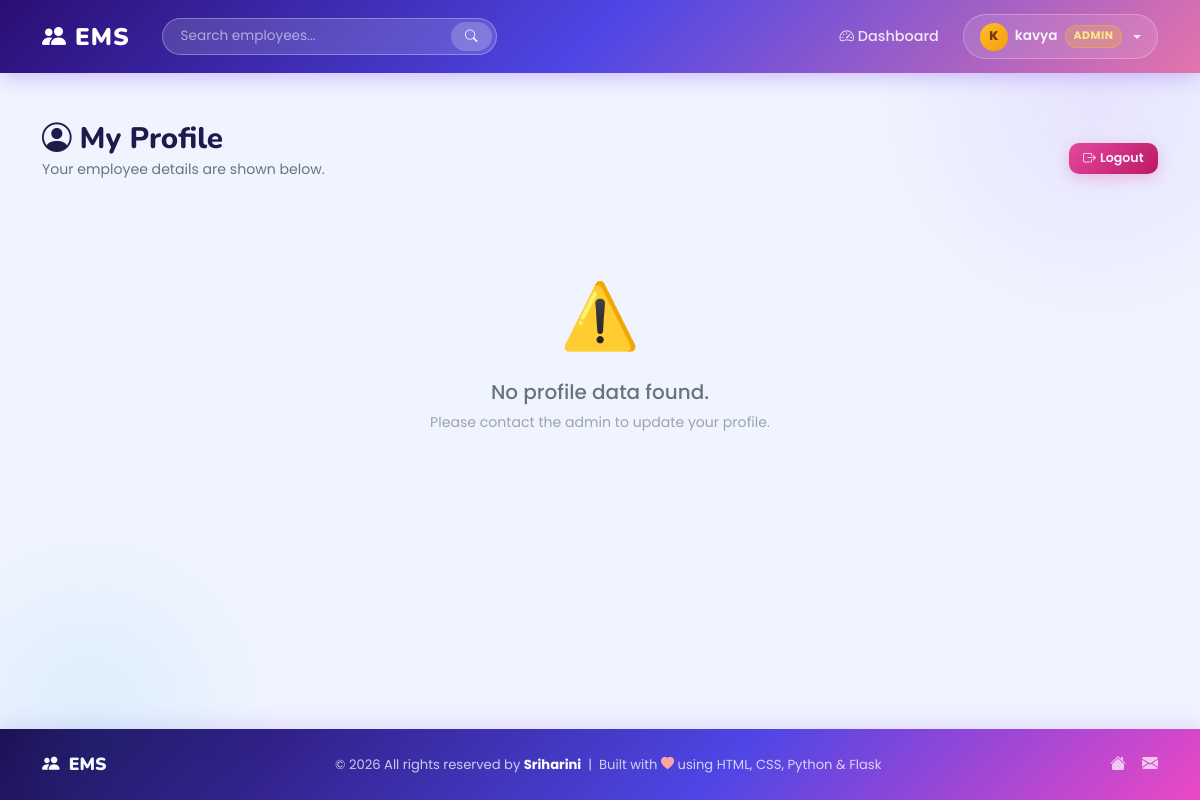
/emp_dashboard (signed in), run on an earlier commit of the app's database.
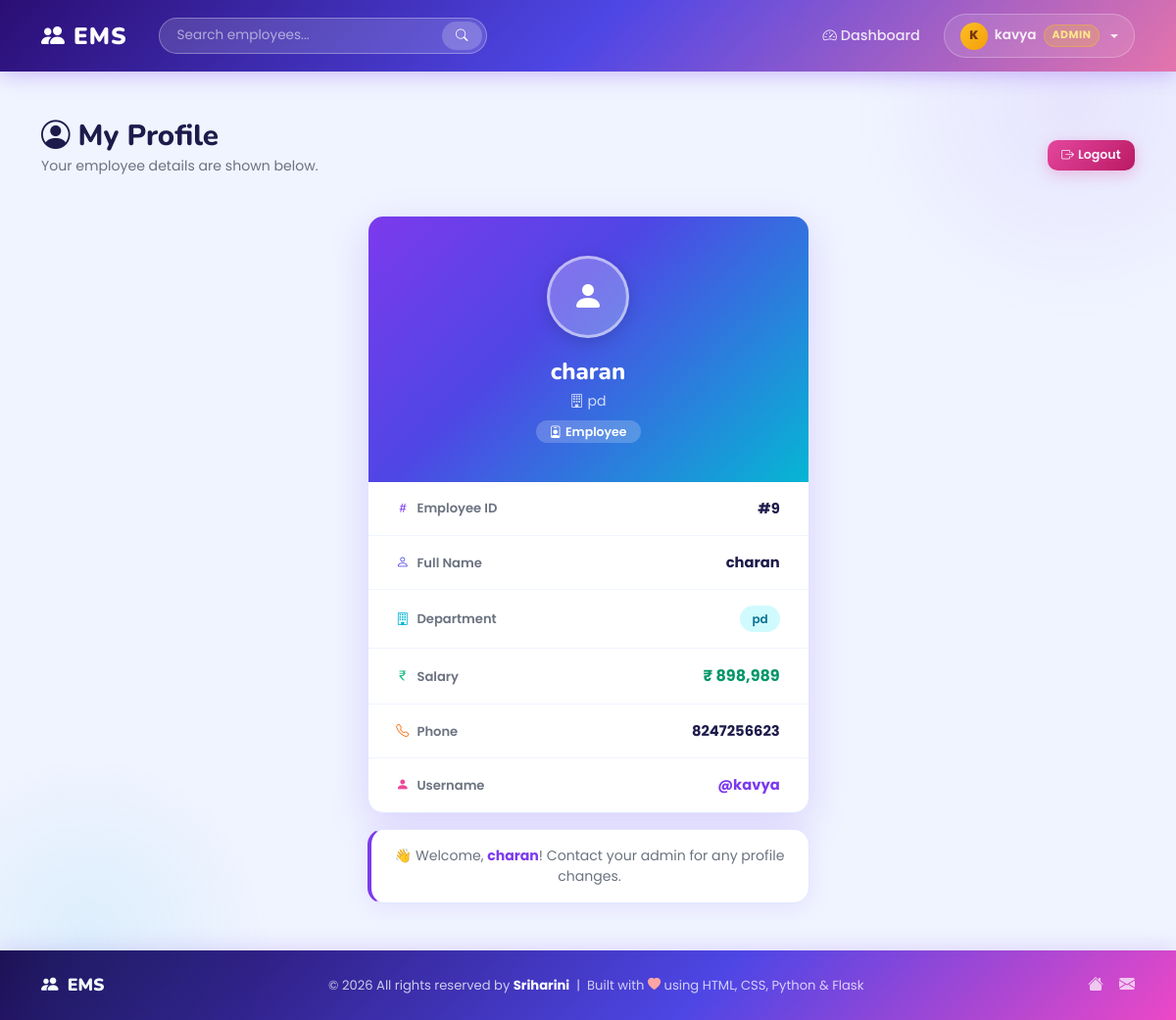
And on a later commit of the database.
### tables this page shows
CREATE TABLE employee (
    eid INTEGER PRIMARY KEY AUTOINCREMENT,
    ename TEXT,
    edept TEXT,
    esalary INTEGER,
    ephone TEXT,
    username TEXT
);

### app.py (the view)
@app.route("/emp_dashboard")
def emp_dashboard():
    if not logged_in():
        flash("Please log in to continue.", "warning")
        return redirect("/login")
    emp = q("SELECT * FROM employee WHERE username=?",
            (session["username"],), fetch="one")
    return render_template("emp_dashboard.html", emp=emp)

### app.py (called while the page is built)
def get_db():
    if "db" not in g:
        g.db = sqlite3.connect(DATABASE)
        g.db.row_factory = sqlite3.Row   # rows behave like dicts AND support index
    return g.db

def q(sql, params=(), fetch="all"):
    db  = get_db()
    cur = db.execute(sql, params)
    if fetch == "one":
        return cur.fetchone()
    if fetch == "all":
        return cur.fetchall()
    db.commit()          # commit writes immediately
    return None

def logged_in():
    return session.get("username") is not None

### templates/emp_dashboard.html
{% extends 'base.html' %}
{% block content %}
<div class="d-flex align-items-center justify-content-between flex-wrap gap-2 mb-4">
  <div>
    <h1 class="page-title"><i class="bi bi-person-circle me-2"></i>My Profile</h1>
    <p class="page-subtitle">Your employee details are shown below.</p>
  </div>
  <a href="/logout" class="btn btn-danger btn-sm">
    <i class="bi bi-box-arrow-right me-1"></i>Logout
  </a>
</div>
{% if emp %}
<div class="row justify-content-center">
  <div class="col-md-7 col-lg-5">
    <div class="profile-card">
      <div class="profile-header">
        <div class="profile-avatar">
          <i class="bi bi-person-fill" style="font-size:2rem; color:#fff;"></i>
        </div>
        <div class="profile-name">{{ emp[1] }}</div>
        <div class="profile-sub">
          <i class="bi bi-building me-1"></i>{{ emp[2] }}
        </div>
        <div class="mt-2">
          <span style="background:rgba(255,255,255,0.2);color:#fff;border-radius:20px;padding:3px 14px;font-size:0.78rem;font-weight:600;">
            <i class="bi bi-person-badge me-1"></i>Employee
          </span>
        </div>
      </div>
      <div class="profile-body">
        <div class="profile-row">
          <span class="profile-key">
            <i class="bi bi-hash" style="color:#7c3aed;"></i> Employee ID
          </span>
          <span class="profile-val">#{{ emp[0] }}</span>
        </div>
        <div class="profile-row">
          <span class="profile-key">
            <i class="bi bi-person" style="color:#4f46e5;"></i> Full Name
          </span>
          <span class="profile-val">{{ emp[1] }}</span>
        </div>
        <div class="profile-row">
          <span class="profile-key">
            <i class="bi bi-building" style="color:#06b6d4;"></i> Department
          </span>
          <span class="profile-val">
            <span class="chip chip-teal">{{ emp[2] }}</span>
          </span>
        </div>
        <div class="profile-row">
          <span class="profile-key">
            <i class="bi bi-currency-rupee" style="color:#10b981;"></i> Salary
          </span>
          <span class="profile-val" style="color:#059669;font-size:1rem;">
            ₹ {{ "{:,}".format(emp[3]|int) }}
          </span>
        </div>
        <div class="profile-row">
          <span class="profile-key">
            <i class="bi bi-telephone" style="color:#f97316;"></i> Phone
          </span>
          <span class="profile-val">{{ emp[4] }}</span>
        </div>
        <div class="profile-row">
          <span class="profile-key">
            <i class="bi bi-person-fill" style="color:#ec4899;"></i> Username
          </span>
          <span class="profile-val" style="color:#7c3aed;">@{{ session.get('username') }}</span>
        </div>
      </div>
    </div>
    <div class="card mt-3 p-3 text-center" style="border-left:4px solid #7c3aed !important;">
      <p class="mb-0" style="font-size:0.88rem;color:#6b7280;">
        👋 Welcome, <strong style="color:#7c3aed">{{ emp[1] }}</strong>!
        Contact your admin for any profile changes.
      </p>
    </div>
  </div>
</div>
{% else %}
<div class="text-center py-5">
  <div style="font-size:4rem;">⚠️</div>
  <h5 class="mt-3" style="color:#6b7280;">No profile data found.</h5>
  <p style="color:#9ca3af;font-size:0.88rem;">Please contact the admin to update your profile.</p>
</div>
{% endif %}
{% endblock %}

### templates/base.html (shortened to what this page needs)
<!DOCTYPE html>
<html lang="en">
<head>
  <link href="https://cdn.jsdelivr.net/npm/bootstrap@5.3.2/dist/css/bootstrap.min.css" rel="stylesheet">
  <link rel="stylesheet" href="https://cdn.jsdelivr.net/npm/bootstrap-icons@1.11.3/font/bootstrap-icons.min.css">
  <link rel="stylesheet" href="{{ url_for('static', filename='style.css') }}">
</head>
<body>
<nav class="navbar navbar-expand-lg">
  <div class="container">
    <a class="navbar-brand" href="/">
      <i class="bi bi-people-fill me-2"></i>EMS
    </a>
    <div class="collapse navbar-collapse" id="navMenu">
      {% if not session.get('username') %}
      <ul class="navbar-nav ms-auto gap-1 align-items-lg-center">
        <li class="nav-item">
          <a class="nav-link" href="/"><i class="bi bi-house-fill me-1"></i>Home</a>
        </li>
        <li class="nav-item">
          <a class="nav-link" href="/about"><i class="bi bi-info-circle-fill me-1"></i>About</a>
        </li>
        <li class="nav-item">
          <a class="nav-link" href="/contact"><i class="bi bi-envelope-fill me-1"></i>Contact</a>
        </li>
      </ul>
      <div class="d-flex gap-2 align-items-center">
        <a href="/register" class="btn nav-btn-ghost">
          <i class="bi bi-person-plus me-1"></i>Register
        </a>
        <a href="/login" class="btn nav-btn-solid">
          <i class="bi bi-box-arrow-in-right me-1"></i>Login
        </a>
      </div>
      {% elif session.get('role') == 'admin' %}
      <form class="nav-search-form mx-lg-3 my-2 my-lg-0" action="/search" method="get">
        <div class="nav-search-wrap">
          <input class="nav-search-input" type="text" name="q"
                 placeholder="Search employees..."
                 autocomplete="off"
                 value="{{ request.args.get('q', '') }}">
          <button class="nav-search-btn" type="submit">
            <i class="bi bi-search"></i>
          </button>
        </div>
      </form>
      <ul class="navbar-nav ms-auto gap-1 align-items-lg-center">
        <li class="nav-item">
          <a class="nav-link" href="/dashboard">
            <i class="bi bi-speedometer2 me-1"></i>Dashboard
          </a>
        </li>
        <li class="nav-item dropdown ms-lg-1">
          <a class="nav-link nav-user-badge dropdown-toggle" href="#"
             data-bs-toggle="dropdown" aria-expanded="false">
            {% if session.get('profile_pic') %}
              <img src="{{ url_for('static', filename='uploads/' + session.get('profile_pic')) }}"
                   class="nav-avatar" style="object-fit:cover;border:2px solid rgba(255,255,255,0.5);">
            {% else %}
              <span class="nav-avatar nav-avatar-admin">
                {{ session.get('username', 'A')[0]|upper }}
              </span>
            {% endif %}
            <span class="d-none d-lg-inline nav-uname">{{ session.get('username') }}</span>
            <span class="nav-role-chip nav-chip-admin">Admin</span>
          </a>
        </li>
      </ul>
      {% endif %}
    </div>
  </div>
</nav>
<div class="main-content">
  <div class="container">
    {% block content %}{% endblock %}
  </div>
</div>
<footer>
  <div class="container ">
    <div class="d-flex flex-column flex-md-row align-items-center justify-content-between gap-2">
      <div class="footer-brand">
        <i class="bi bi-people-fill me-1"></i> EMS
      </div>
      <div class="footer-copy text-center">
        &copy; 2026 All rights reserved by <strong style="color:#fff">Sriharini</strong>
        &nbsp;|&nbsp; Built with <i class="bi bi-heart-fill" style="color:#fca5a5"></i>
        using HTML, CSS, Python &amp; Flask
      </div>
      <div class="d-flex gap-3">
        <a href="/"><i class="bi bi-house-fill"></i></a>
        <a href="/contact"><i class="bi bi-envelope-fill"></i></a>
      </div>
    </div>
  </div>
</footer>
</body>
</html>

What changed in the data, as far as the page shows it:
added employee: get "kavya", ename "charan", edept "pd", eid "9", esalary "898,989", ephone "8247256623"
Also different on the page:
{{ session.get('username') }}: "kavya" → (not shown)
text no longer shown: "⚠️ No profile data found. Please contact the admin to update your profile."
text now shown: "Employee Employee ID # Full Name Department Salary ₹ Phone Username @ 👋 Welcome, ! Contact your admin for any profile changes."
